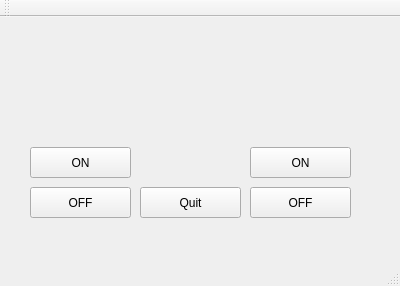
<?xml version="1.0" encoding="UTF-8"?>
<ui version="4.0">
 <class>MainWindow</class>
 <widget class="QMainWindow" name="MainWindow">
  <property name="geometry">
   <rect>
    <x>0</x>
    <y>0</y>
    <width>400</width>
    <height>286</height>
   </rect>
  </property>
  <property name="windowTitle">
   <string>MainWindow</string>
  </property>
  <widget class="QWidget" name="centralWidget">
   <widget class="QPushButton" name="ON">
    <property name="geometry">
     <rect>
      <x>30</x>
      <y>130</y>
      <width>101</width>
      <height>31</height>
     </rect>
    </property>
    <property name="text">
     <string>ON</string>
    </property>
   </widget>
   <widget class="QPushButton" name="OFF">
    <property name="geometry">
     <rect>
      <x>30</x>
      <y>170</y>
      <width>101</width>
      <height>31</height>
     </rect>
    </property>
    <property name="text">
     <string>OFF</string>
    </property>
   </widget>
   <widget class="QLabel" name="label">
    <property name="geometry">
     <rect>
      <x>50</x>
      <y>20</y>
      <width>71</width>
      <height>91</height>
     </rect>
    </property>
    <property name="frameShape">
     <enum>QFrame::NoFrame</enum>
    </property>
    <property name="text">
     <string/>
    </property>
    <property name="textFormat">
     <enum>Qt::AutoText</enum>
    </property>
    <property name="pixmap">
     <pixmap>../Pictures/LED-greenjpg.jpg</pixmap>
    </property>
    <property name="scaledContents">
     <bool>true</bool>
    </property>
    <property name="alignment">
     <set>Qt::AlignCenter</set>
    </property>
   </widget>
   <widget class="QLabel" name="label_2">
    <property name="geometry">
     <rect>
      <x>250</x>
      <y>20</y>
      <width>101</width>
      <height>91</height>
     </rect>
    </property>
    <property name="frameShape">
     <enum>QFrame::NoFrame</enum>
    </property>
    <property name="text">
     <string/>
    </property>
    <property name="pixmap">
     <pixmap>../Pictures/LED_redjpg.jpg</pixmap>
    </property>
    <property name="alignment">
     <set>Qt::AlignCenter</set>
    </property>
   </widget>
   <widget class="QPushButton" name="ON_Red">
    <property name="geometry">
     <rect>
      <x>250</x>
      <y>130</y>
      <width>101</width>
      <height>31</height>
     </rect>
    </property>
    <property name="text">
     <string>ON</string>
    </property>
   </widget>
   <widget class="QPushButton" name="OFF_RED">
    <property name="geometry">
     <rect>
      <x>250</x>
      <y>170</y>
      <width>101</width>
      <height>31</height>
     </rect>
    </property>
    <property name="text">
     <string>OFF</string>
    </property>
   </widget>
   <widget class="QPushButton" name="quit">
    <property name="geometry">
     <rect>
      <x>140</x>
      <y>170</y>
      <width>101</width>
      <height>31</height>
     </rect>
    </property>
    <property name="text">
     <string>Quit</string>
    </property>
   </widget>
  </widget>
  <widget class="QMenuBar" name="menuBar">
   <property name="geometry">
    <rect>
     <x>0</x>
     <y>0</y>
     <width>400</width>
     <height>27</height>
    </rect>
   </property>
  </widget>
  <widget class="QToolBar" name="mainToolBar">
   <attribute name="toolBarArea">
    <enum>TopToolBarArea</enum>
   </attribute>
   <attribute name="toolBarBreak">
    <bool>false</bool>
   </attribute>
  </widget>
  <widget class="QStatusBar" name="statusBar"/>
 </widget>
 <layoutdefault spacing="6" margin="11"/>
 <resources/>
 <connections>
  <connection>
   <sender>quit</sender>
   <signal>clicked()</signal>
   <receiver>MainWindow</receiver>
   <slot>close()</slot>
   <hints>
    <hint type="sourcelabel">
     <x>200</x>
     <y>185</y>
    </hint>
    <hint type="destinationlabel">
     <x>199</x>
     <y>114</y>
    </hint>
   </hints>
  </connection>
 </connections>
</ui>
